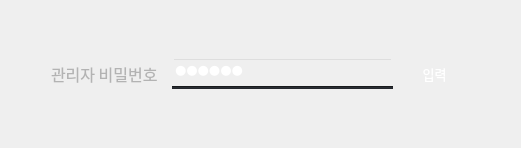
            <widget class="QWidget" name="admin_page">
             <layout class="QVBoxLayout" name="verticalLayout_37">
              <item>
               <layout class="QVBoxLayout" name="verticalLayout_36">
                <item>
                 <spacer name="verticalSpacer_14">
                  <property name="orientation">
                   <enum>Qt::Orientation::Vertical</enum>
                  </property>
                  <property name="sizeHint" stdset="0">
                   <size>
                    <width>20</width>
                    <height>40</height>
                   </size>
                  </property>
                 </spacer>
                </item>
                <item>
                 <layout class="QHBoxLayout" name="horizontalLayout_38">
                  <item>
                   <spacer name="horizontalSpacer_37">
                    <property name="orientation">
                     <enum>Qt::Orientation::Horizontal</enum>
                    </property>
                    <property name="sizeHint" stdset="0">
                     <size>
                      <width>40</width>
                      <height>20</height>
                     </size>
                    </property>
                   </spacer>
                  </item>
                  <item>
                   <widget class="QLabel" name="admin_pw_label">
                    <property name="minimumSize">
                     <size>
                      <width>115</width>
                      <height>46</height>
                     </size>
                    </property>
                    <property name="maximumSize">
                     <size>
                      <width>115</width>
                      <height>46</height>
                     </size>
                    </property>
                    <property name="font">
                     <font>
                      <family>Sans</family>
                      <pointsize>12</pointsize>
                     </font>
                    </property>
                    <property name="styleSheet">
                     <string notr="true">color: rgb(179,179,179);
background-color: rgba(255, 255, 255, 0);</string>
                    </property>
                    <property name="text">
                     <string>관리자 비밀번호</string>
                    </property>
                    <property name="alignment">
                     <set>Qt::AlignmentFlag::AlignLeading|Qt::AlignmentFlag::AlignLeft|Qt::AlignmentFlag::AlignVCenter</set>
                    </property>
                   </widget>
                  </item>
                  <item>
                   <layout class="QVBoxLayout" name="verticalLayout_35">
                    <property name="spacing">
                     <number>0</number>
                    </property>
                    <item>
                     <widget class="QLineEdit" name="admin_pw_input">
                      <property name="minimumSize">
                       <size>
                        <width>221</width>
                        <height>21</height>
                       </size>
                      </property>
                      <property name="maximumSize">
                       <size>
                        <width>221</width>
                        <height>21</height>
                       </size>
                      </property>
                      <property name="font">
                       <font>
                        <family>Sans</family>
                        <pointsize>10</pointsize>
                       </font>
                      </property>
                      <property name="focusPolicy">
                       <enum>Qt::FocusPolicy::StrongFocus</enum>
                      </property>
                      <property name="styleSheet">
                       <string notr="true">qproperty-frame: false;
font-size:10pt;
color: rgb(255, 255, 255);
background-color: rgba(255, 255, 255, 0);</string>
                      </property>
                      <property name="text">
                       <string>asdsad</string>
                      </property>
                      <property name="echoMode">
                       <enum>QLineEdit::EchoMode::Password</enum>
                      </property>
                     </widget>
                    </item>
                    <item>
                     <widget class="Line" name="admin_pw_input_line">
                      <property name="minimumSize">
                       <size>
                        <width>221</width>
                        <height>3</height>
                       </size>
                      </property>
                      <property name="maximumSize">
                       <size>
                        <width>221</width>
                        <height>3</height>
                       </size>
                      </property>
                      <property name="font">
                       <font>
                        <family>Sans</family>
                        <pointsize>5</pointsize>
                        <strikeout>false</strikeout>
                       </font>
                      </property>
                      <property name="contextMenuPolicy">
                       <enum>Qt::ContextMenuPolicy::NoContextMenu</enum>
                      </property>
                      <property name="autoFillBackground">
                       <bool>false</bool>
                      </property>
                      <property name="styleSheet">
                       <string notr="true">background-color: rgb(36, 39, 44)</string>
                      </property>
                      <property name="orientation">
                       <enum>Qt::Orientation::Horizontal</enum>
                      </property>
                     </widget>
                    </item>
                   </layout>
                  </item>
                  <item>
                   <widget class="QPushButton" name="admin_page_bnt">
                    <property name="minimumSize">
                     <size>
                      <width>71</width>
                      <height>41</height>
                     </size>
                    </property>
                    <property name="maximumSize">
                     <size>
                      <width>71</width>
                      <height>41</height>
                     </size>
                    </property>
                    <property name="font">
                     <font>
                      <family>Sans</family>
                      <pointsize>10</pointsize>
                     </font>
                    </property>
                    <property name="cursor">
                     <cursorShape>PointingHandCursor</cursorShape>
                    </property>
                    <property name="styleSheet">
                     <string notr="true">background-color: qlineargradient(
    spread:pad,
    x1:0, y1:0, x2:0, y2:1,
    stop:0.0 rgba(112, 210, 112, 255),
    stop:0.3 rgba(0, 196, 0, 255)
);
color: rgb(255, 255, 255);
border-radius: 20px;
</string>
                    </property>
                    <property name="text">
                     <string>입력</string>
                    </property>
                   </widget>
                  </item>
                  <item>
                   <spacer name="horizontalSpacer_38">
                    <property name="orientation">
                     <enum>Qt::Orientation::Horizontal</enum>
                    </property>
                    <property name="sizeHint" stdset="0">
                     <size>
                      <width>40</width>
                      <height>20</height>
                     </size>
                    </property>
                   </spacer>
                  </item>
                 </layout>
                </item>
                <item>
                 <spacer name="verticalSpacer_15">
                  <property name="orientation">
                   <enum>Qt::Orientation::Vertical</enum>
                  </property>
                  <property name="sizeHint" stdset="0">
                   <size>
                    <width>20</width>
                    <height>40</height>
                   </size>
                  </property>
                 </spacer>
                </item>
               </layout>
              </item>
             </layout>
            </widget>
